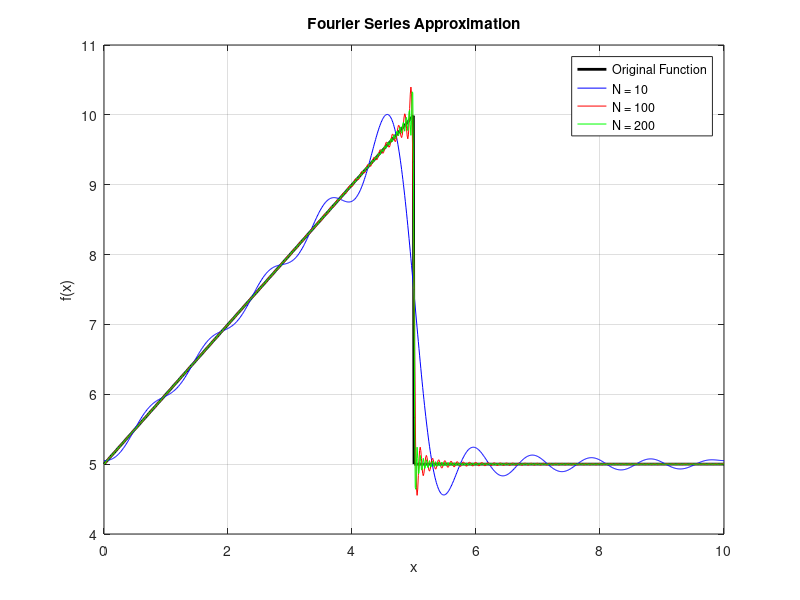
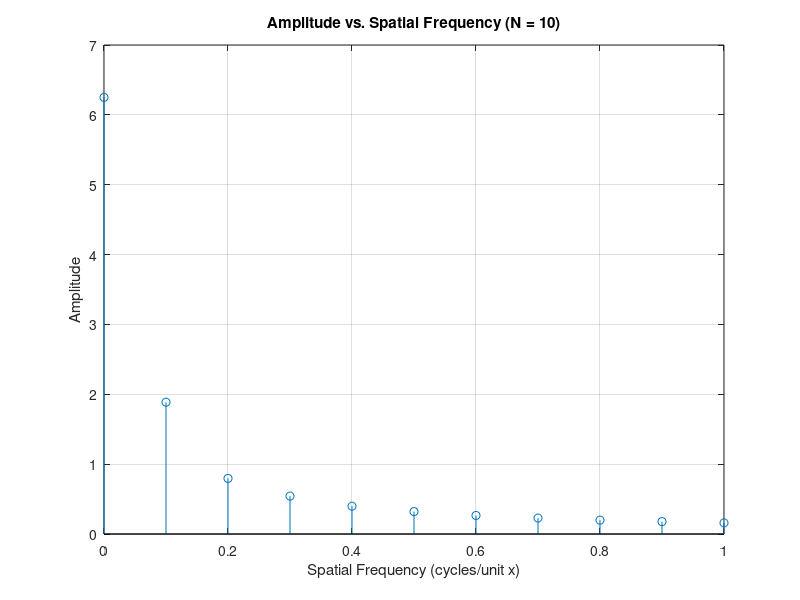
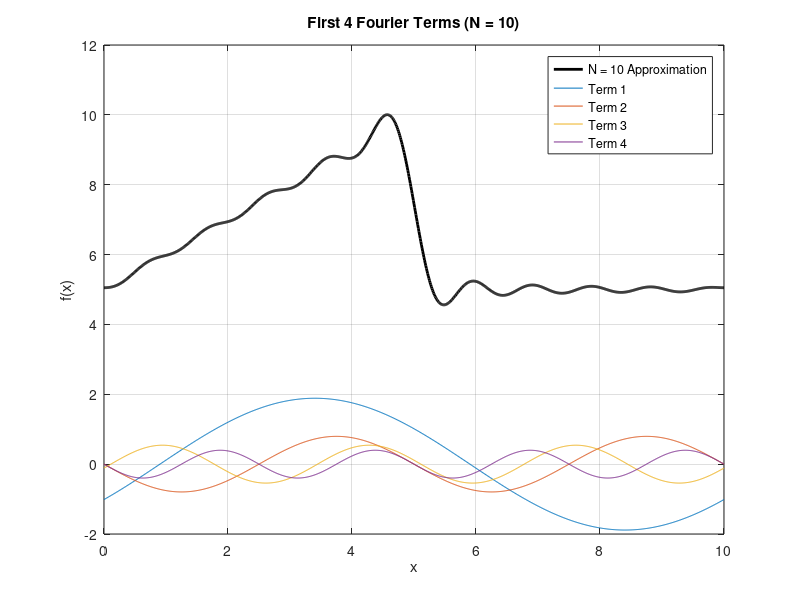

MATLAB code for these plots, in order:
%% Part b)

clc, clear, close all

format shortG

% Fourier Series Approximation
a = 0;
b = 10;
L = (b - a) / 2;
dx = (b - a) / 1000;
x = a:dx:b;
terms = 10;

for i = 1:length(x)
    sum = 6.25;

    for k = 1:terms
        Amp(k) = 5 * (-1)^(k + 1) / (pi * k);
        Bmp(k) = 5 * ((-1)^k - 1) / (pi^2 * k^2);

        term(i,k) = Amp(k) * sin(pi * k * x(i) / L) + Bmp(k) * cos(pi * k * x(i) / L);

        sum = sum + term(i,k);
    end

    y(i) = sum;
end


%% Part c)

% Original Piecewise Function
for i = 1:length(x)
    if x(i) < 5
        f(i) = x(i) + 5;
    else
        f(i) = 5;
    end
end

% Fourier Series for 100 and 200 Terms
Nvalues = [100 200];

for j = 1:length(Nvalues)
    for i = 1:length(x)
        sum = 6.25;

        for k = 1:Nvalues(j)
            Amp(k) = 5 * (-1)^(k + 1) / (pi * k);
            Bmp(k) = 5 * ((-1)^k - 1) / (pi^2 * k^2);

            sum = sum + Amp(k) * sin(pi * k * x(i) / L) + Bmp(k) * cos(pi * k * x(i) / L);
        end

        yMore(i,j) = sum;
    end
end

% Plotting
figure
plot(x,f,'-k','LineWidth',2)
hold on
plot(x,y,'-b')
plot(x,yMore(:,1),'-r')
plot(x,yMore(:,2),'-g')
hold off

xlabel('x')
ylabel('f(x)')
title('Fourier Series Approximation')
legend('Original Function','N = 10','N = 100','N = 200')
grid on

% Increasing the number of terms improves the approximation,
% particularly away from the discontinuity at x = 5.
% Oscillations remain near the discontinuity due to the Gibbs
% phenomenon, even as the number of terms increases.


%% Part d)

% Amplitude and Spatial Frequency for N = 10
N = 10;

% Constant Component
frequency(1) = 0;
amplitude(1) = 6.25;

% Harmonic Components
for k = 1:N
    frequency(k+1) = k / (2 * L);
    amplitude(k+1) = sqrt(Amp(k)^2 + Bmp(k)^2);
end

% Plotting
figure
stem(frequency,amplitude)

xlabel('Spatial Frequency (cycles/unit x)')
ylabel('Amplitude')
title('Amplitude vs. Spatial Frequency (N = 10)')
grid on

% The largest amplitude is the constant component at frequency 0.
% The largest oscillatory amplitude occurs at the fundamental
% frequency of 0.1 cycles/unit x. Higher harmonics occur at
% integer multiples of this frequency with decreasing amplitudes.


%% Part e)

% Plot First 4 Fourier Terms
figure
plot(x,y,'-k','LineWidth',2)
hold on

for k = 1:4
    plot(x,term(:,k))
end

hold off

xlabel('x')
ylabel('f(x)')
title('First 4 Fourier Terms (N = 10)')
legend('N = 10 Approximation','Term 1','Term 2','Term 3','Term 4')
grid on

% The first harmonic has the largest amplitude of the four terms.
% Higher harmonics have smaller amplitudes and higher frequencies.
% Together, these terms contribute to the overall approximation.
